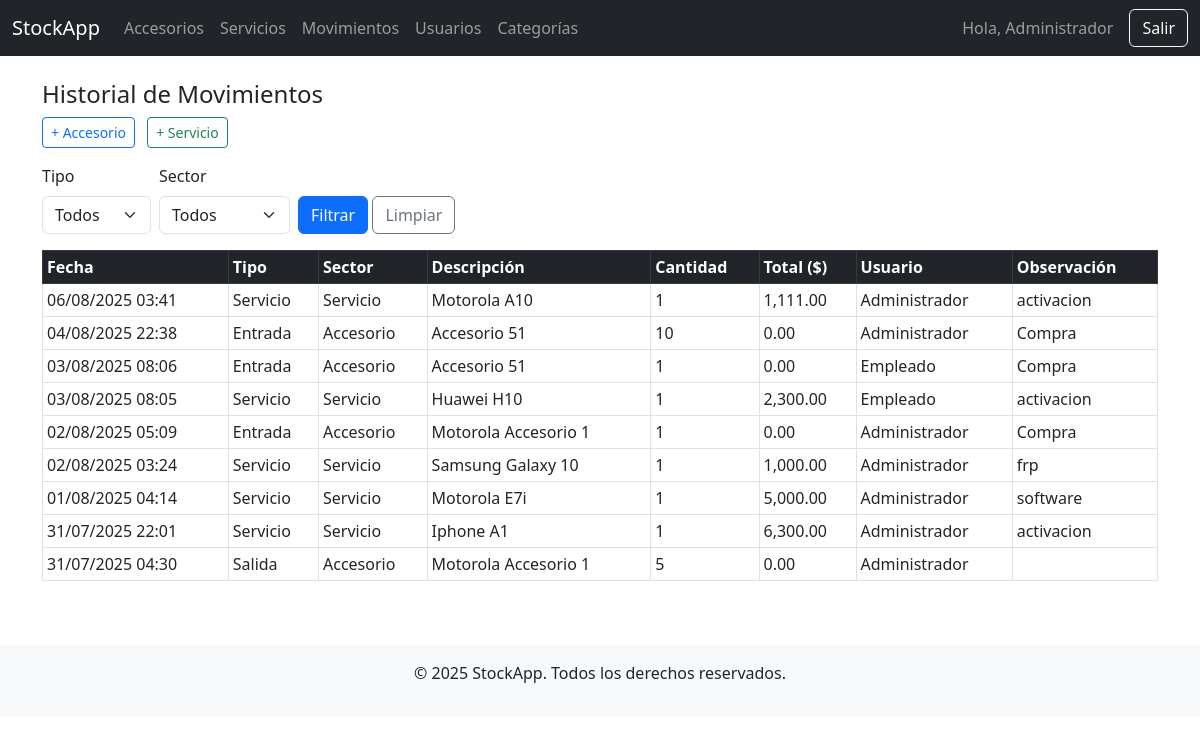
The app's page /movimientos/historial3.php (signed in) with its own data.
### tables this page shows
CREATE TABLE `movimientos` (
  `id` int(11) NOT NULL,
  `usuario_id` int(11) DEFAULT NULL,
  `tipo` enum('entrada','salida','servicio') NOT NULL,
  `sector` enum('accesorio','servicio') NOT NULL,
  `item_id` int(11) NOT NULL,
  `cantidad` int(11) NOT NULL,
  `total` decimal(10,2) NOT NULL,
  `observacion` text DEFAULT NULL,
  `activo` tinyint(1) DEFAULT 1,
  `creado_en` timestamp NOT NULL DEFAULT current_timestamp()
);

CREATE TABLE `usuarios` (
  `id` int(11) NOT NULL,
  `nombre` varchar(100) NOT NULL,
  `email` varchar(100) NOT NULL,
  `password` varchar(255) NOT NULL,
  `rol` enum('admin','empleado') DEFAULT 'empleado',
  `activo` tinyint(1) DEFAULT 1,
  `creado_en` timestamp NOT NULL DEFAULT current_timestamp()
);

### movimientos/historial3.php (the view, shortened to what this page needs)
<?php
require_once '../config/database.php';
include '../includes/header.php';
include '../includes/navbar.php';
$where = [];
$params = [];
$where_sql = $where ? "WHERE " . implode(" AND ", $where) : "";
$sql = "
    SELECT m.*, u.nombre AS usuario,
        CASE
            WHEN m.sector = 'accesorio' THEN (SELECT CONCAT(a.marca, ' ', a.nombre) FROM accesorios a WHERE a.id = m.item_id)
            WHEN m.sector = 'servicio' THEN (SELECT CONCAT(s.marca, ' ', s.modelo) FROM servicios s WHERE s.id = m.item_id)
            ELSE 'N/A'
        END AS descripcion
    FROM movimientos m
    LEFT JOIN usuarios u ON m.usuario_id = u.id
    $where_sql
    ORDER BY m.creado_en DESC
";
$stmt = $pdo->prepare($sql);
$stmt->execute($params);
$movimientos = $stmt->fetchAll();
?>
<div class="container mt-4">
    <h4>Historial de Movimientos</h4>
    <div class="mb-3">
        <a href="registrar_accesorio.php" class="btn btn-outline-primary btn-sm me-2">
            + Accesorio
        </a>
        <a href="registrar_servicio.php" class="btn btn-outline-success btn-sm">
            + Servicio
        </a>
    </div>
    <div class="mb-3">
        <form class="row row-cols-lg-auto g-2 align-items-end">
            <div class="col">
                <label class="form-label">Tipo</label>
                <select name="tipo" class="form-select">
                    <option value="">Todos</option>
                </select>
            </div>
            <div class="col">
                <label class="form-label">Sector</label>
                <select name="sector" class="form-select">
                    <option value="">Todos</option>
                </select>
            </div>
            <div class="col">
                <button type="submit" class="btn btn-primary">Filtrar</button>
                <a href="historial.php" class="btn btn-outline-secondary">Limpiar</a>
            </div>
        </form>
    </div>
    <div class="table-responsive">
        <table class="table table-bordered table-sm">
            <thead class="table-dark">
                <tr>
                    <th>Fecha</th>
                    <th>Tipo</th>
                    <th>Sector</th>
                    <th>Descripción</th>
                    <th>Cantidad</th>
                    <th>Total ($)</th>
                    <th>Usuario</th>
                    <th>Observación</th>
                </tr>
            </thead>
            <tbody>
                <?php foreach ($movimientos as $m): ?>
                    <tr>
                        <td><?= date('d/m/Y H:i', strtotime($m['creado_en'])) ?></td>
                        <td><?= ucfirst($m['tipo']) ?></td>
                        <td><?= ucfirst($m['sector']) ?></td>
                        <td><?= htmlspecialchars($m['descripcion']) ?></td>
                        <td><?= $m['cantidad'] ?></td>
                        <td><?= number_format($m['total'], 2) ?></td>
                        <td><?= htmlspecialchars($m['usuario']) ?></td>
                        <td><?= htmlspecialchars($m['observacion']) ?></td>
                    </tr>
                <?php endforeach; ?>
            </tbody>
        </table>
    </div>
</div>
<?php include '../includes/footer.php'; ?>

### records on screen
movimientos: creado_en "06/08/2025 03:41", tipo "Servicio", sector "Servicio", descripcion "Motorola A10", cantidad "1", total "1,111.00", usuario.nombre "Administrador", observacion "activacion"
movimientos: creado_en "04/08/2025 22:38", tipo "Entrada", sector "Accesorio", descripcion "Accesorio 51", cantidad "10", total "0.00", usuario.nombre "Administrador", observacion "Compra"
movimientos: creado_en "03/08/2025 08:06", tipo "Entrada", sector "Accesorio", descripcion "Accesorio 51", cantidad "1", total "0.00", usuario.nombre "Empleado", observacion "Compra"
movimientos: creado_en "03/08/2025 08:05", tipo "Servicio", sector "Servicio", descripcion "Huawei H10", cantidad "1", total "2,300.00", usuario.nombre "Empleado", observacion "activacion"
movimientos: creado_en "02/08/2025 05:09", tipo "Entrada", sector "Accesorio", descripcion "Motorola Accesorio 1", cantidad "1", total "0.00", usuario.nombre "Administrador", observacion "Compra"
movimientos: creado_en "02/08/2025 03:24", tipo "Servicio", sector "Servicio", descripcion "Samsung Galaxy 10", cantidad "1", total "1,000.00", usuario.nombre "Administrador", observacion "frp"
movimientos: creado_en "01/08/2025 04:14", tipo "Servicio", sector "Servicio", descripcion "Motorola E7i", cantidad "1", total "5,000.00", usuario.nombre "Administrador", observacion "software"
movimientos: creado_en "31/07/2025 22:01", tipo "Servicio", sector "Servicio", descripcion "Iphone A1", cantidad "1", total "6,300.00", usuario.nombre "Administrador", observacion "activacion"
movimientos: creado_en "31/07/2025 04:30", tipo "Salida", sector "Accesorio", descripcion "Motorola Accesorio 1", cantidad "5", total "0.00", usuario.nombre "Administrador"

### other values on screen
$_SESSION['nombre'] "Administrador"
